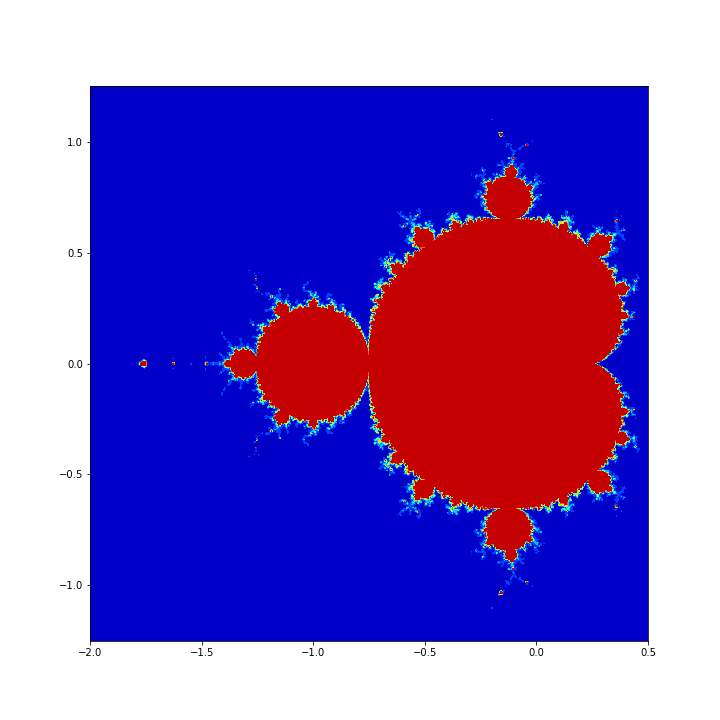

Python code for this plot:
#! /usr/bin/env python3
#


def mandelbrot_image(xmin, xmax, ymin, ymax, xnum, ynum, countmax):

    # *****************************************************************************80
    #
    # MANDELBROT_IMAGE creates an image of the Mandelbrot set.
    #
    #  Discussion:
    #
    #    Over the rectangle [XMIN,XMAX] x [YMIN,YMAX], determine the Mandelbrot
    #    count for a grid of XNUMxYNUM points, using a particular value of
    #    COUNTMAX.
    #
    #  Licensing:
    #
    #    This code is distributed under the GNU LGPL license.
    #
    #  Modified:
    #
    #    10 May 2017
    #
    #  Author:
    #
    #    John Burkardt
    #
    #  Parameters:
    #
    #    Input, real XMIN, XMAX, YMIN, YMAX, the physical limits of the rectangle.
    #
    #    Input, integer XNUM, YNUM, the number of points in X and Y directions.
    #
    #    Input, integer COUNTMAX, the maximum number of iterations.
    #
    import matplotlib.cm as cm
    import matplotlib.pyplot as plt
    import numpy as np
    import platform
    import time

    print('')
    print('MANDELBROT_IMAGE:')
    print('  Python version: %s' % (platform.python_version()))
    print('  Compute the Mandelbrot set and display it.')

    print('')
    print('  X range: [ %g, %g ]' % (xmin, xmax))
    print('  Y range: [ %g, %g ]' % (ymin, ymax))
    print('  Xnum = %d x Ynum = %d = %d Pixels' % (xnum, ynum, xnum * ynum))
    print('  Maximum number of iterations = %d' % (countmax))

    time1 = time.time()

    dpi = 72
    width_inches = int(xnum / dpi)
    height_inches = int(ynum / dpi)

    x, y, count = mandelbrot_set(xmin, xmax, ymin, ymax, xnum, ynum, countmax)

    time2 = time.time()

    print('')
    print('  Compute time:')
    print('  Wallclock: %.02f sec.' % (time2 - time1))

    X, Y = np.meshgrid(x, y, indexing='ij')
    fig, ax = plt.subplots(figsize=(width_inches, height_inches), dpi=72)
    cs = ax.contourf(X, Y, count, cmap=cm.prism)

    filename = 'mandelbrot.png'
    plt.savefig(filename)
    print('')
    print('  Plot saved in file "%s"' % (filename))

    plt.show(block=False)
#
#  Terminate.
#
    print('')
    print('MANDELBROT_IMAGE:')
    print('  Normal end of execution.')

    return


def mandelbrot_set(xmin, xmax, ymin, ymax, xnum, ynum, countmax):

    # *****************************************************************************80
    #
    # MANDELBROT_SET computes the Mandelbrot count for a grid of points.
    #
    #  Discussion:
    #
    #    Over the rectangle [XMIN,XMAX] x [YMIN,YMAX], determine the Mandelbrot
    #    count for a grid of XNUMxYNUM points, using a particular value of
    #    COUNTMAX.
    #
    #  Licensing:
    #
    #    This code is distributed under the GNU LGPL license.
    #
    #  Modified:
    #
    #    10 May 2017
    #
    #  Author:
    #
    #    John Burkardt
    #
    #  Parameters:
    #
    #    Input, real XMIN, XMAX, YMIN, YMAX, the physical limits of the rectangle.
    #
    #    Input, integer XNUM, YNUM, the number of points in X and Y directions.
    #
    #    Input, integer COUNTMAX, the maximum number of iterations.
    #
    #    Output, real X(XNUM), Y(YNUM), COUNT(XNUM,YNUM), the X and Y
    #    grid locations, and the count for each point in the grid.
    #
    import numpy as np
    import sys

    x = np.linspace(xmin, xmax, xnum)
    y = np.linspace(ymin, ymax, ynum)

    count = np.empty((xnum, ynum))
    for i in range(xnum):
        for j in range(ynum):
            sys.stdout.write("\r {} / {}, {} / {}".format(i, xnum, j, ynum))
            sys.stdout.flush()
            count[i, j] = mandelbrot_count(x[i] + 1j * y[j], countmax)

    return (x, y, count)


def mandelbrot_count(c, countmax):

    # *****************************************************************************80
    #
    # MANDELBROT_COUNT returns the Mandelbrot count for a single point.
    #
    #  Discussion:
    #
    #    Starting with the value 0, repeatedly square and add complex value C.
    #
    #    Return number of applications of this process at which the
    #    value exceeds 2 in norm.
    #
    #    Repeat no more than COUNTMAX times.
    #
    #  Licensing:
    #
    #    This code is distributed under the GNU LGPL license.
    #
    #  Modified:
    #
    #    10 May 2017
    #
    #  Author:
    #
    #    John Burkardt
    #
    #  Parameters:
    #
    #    Input, complex C, the value added at each step.
    #
    #    Input, integer COUNTMAX, the maximum number of iterations.
    #
    #    Output, integer MANDEL_COUNT, the number of operations at which
    #    the iterate first exceeded 2 in norm.  If this never happens,
    #    return COUNTMAX.
    #
    z = 0.0 + 0.0 * 1j
    for i in range(countmax):
        if (2.0 <= abs(z)):
            return i
        z = z * z + c
    return countmax


if (__name__ == '__main__'):
    mandelbrot_image(-2.0, 0.5, -1.25, 1.25, 720, 720, 200)
